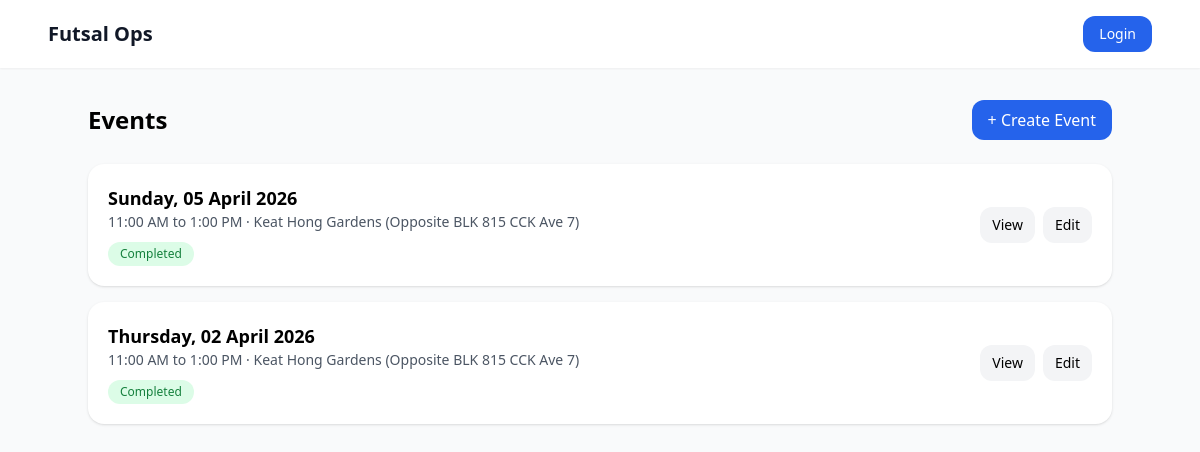
Page /events/ on the earlier database version.
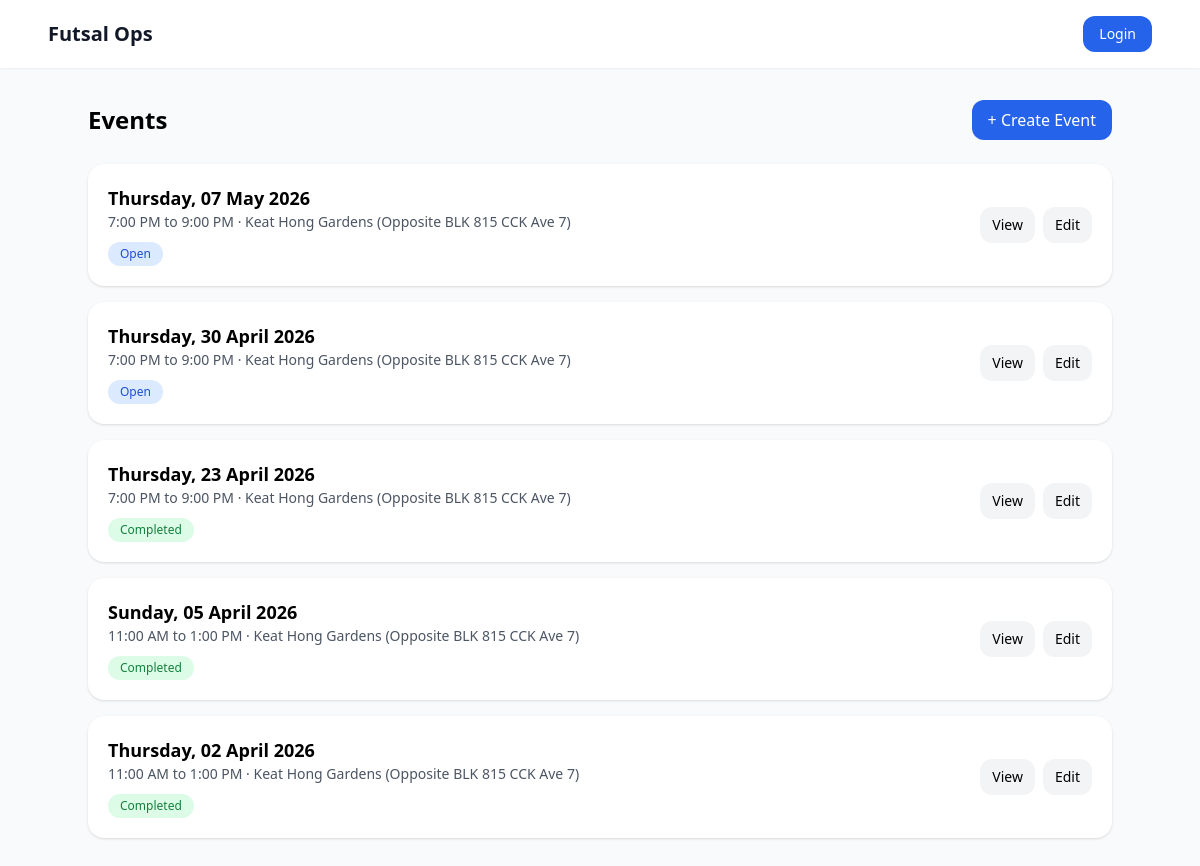
Same page on the later database version.
### events/models.py (models this page shows, shortened)
class Event(models.Model):
    STATUS_DRAFT = "draft"
    STATUS_OPEN = "open"
    STATUS_FINALIZED = "finalized"
    STATUS_COMPLETED = "completed"
    STATUS_CANCELLED = "cancelled"
    STATUS_CHOICES = [
        (STATUS_DRAFT, "Draft"),
        (STATUS_OPEN, "Open"),
        (STATUS_FINALIZED, "Finalized"),
        (STATUS_COMPLETED, "Completed"),
        (STATUS_CANCELLED, "Cancelled"),
    ]
    registration_token = models.UUIDField(
        default=uuid.uuid4,
        unique=True,
        editable=False,
    )
    title = models.CharField(max_length=255)
    start_datetime = models.DateTimeField()
    end_datetime = models.DateTimeField()
    location = models.CharField(max_length=255)
    amount_payable = models.DecimalField(max_digits=8, decimal_places=2)
    playing_slots = models.PositiveIntegerField(default=15)
    waiting_slots = models.PositiveIntegerField(default=5)
    backup_slots = models.PositiveIntegerField(default=3)
    status = models.CharField(
        max_length=20,
        choices=STATUS_CHOICES,
        default=STATUS_DRAFT,
    )
    created_by = models.ForeignKey(
        settings.AUTH_USER_MODEL,
        on_delete=models.SET_NULL,
        null=True,
        related_name="created_events",
    )
    created_at = models.DateTimeField(auto_now_add=True)
    updated_at = models.DateTimeField(auto_now=True)
    class Meta:
        ordering = ["start_datetime"]
    @property
    def weekday_display(self):
        local_start = timezone.localtime(self.start_datetime)
        return local_start.strftime("%A")
    @property
    def date_display(self):
        local_start = timezone.localtime(self.start_datetime)
        return local_start.strftime("%d %B %Y")
    @property
    def time_range_display(self):
        local_start = timezone.localtime(self.start_datetime)
        local_end = timezone.localtime(self.end_datetime)
        start = local_start.strftime("%I:%M %p").lstrip("0")
        end = local_end.strftime("%I:%M %p").lstrip("0")
        return f"{start} to {end}"
    @property
    def effective_status(self):
        from registrations.models import EventRegistration
        now = timezone.now()
        if now >= self.end_datetime:
            return "completed"
        playing_count = self.registrations.filter(
            status=EventRegistration.STATUS_PLAYING
        ).count()
        waiting_count = self.registrations.filter(
            status=EventRegistration.STATUS_WAITING
        ).count()
        if playing_count >= self.playing_slots and waiting_count >= self.waiting_slots:
            return "full"
        if playing_count >= self.playing_slots:
            return "playing_full"
        return "open"
    @property
    def effective_status_label(self):
        labels = {
            "open": "Open",
            "playing_full": "Playing Full",
            "full": "Full",
            "completed": "Completed",
        }
        return labels.get(self.effective_status, self.effective_status)

### events/views.py (the view)
# urls.py: path("", EventListView.as_view(), name="event_list"),
class EventListView(ListView):
    model = Event
    template_name = "events/list.html"
    context_object_name = "events"
    ordering = ["-start_datetime"]
    def get_context_data(self, **kwargs):
        context = super().get_context_data(**kwargs)
        context["now"] = timezone.now()
        return context

### templates/events/list.html (shortened to what this page needs)
{% extends "base.html" %}
{% block content %}
<div class="max-w-5xl mx-auto">
    <div class="flex justify-between items-center mb-6">
        <h1 class="text-2xl font-bold">Events</h1>
        <a href="{% url 'event_create' %}" class="px-4 py-2 bg-blue-600 text-white rounded-xl hover:bg-blue-700">
            + Create Event
        </a>
    </div>
    <div class="space-y-4">
        {% for event in events %}
        <div class="bg-white p-5 rounded-2xl shadow flex justify-between items-center">
            <div>
                <div class="font-semibold text-lg">
                    {{ event.weekday_display }}, {{ event.date_display }}
                </div>
                <div class="text-sm text-gray-600">
                    {{ event.time_range_display }} · {{ event.location }}
                </div>
                <div class="mt-2">
                    <span class="text-xs px-3 py-1 rounded-full inline-block
                        {% if event.effective_status == 'completed' %}
                            bg-green-100 text-green-700
                        {% elif event.effective_status == 'full' %}
                            bg-red-100 text-red-700
                        {% elif event.effective_status == 'playing_full' %}
                            bg-yellow-100 text-yellow-700
                        {% elif event.effective_status == 'cancelled' %}
                            bg-gray-200 text-gray-700
                        {% else %}
                            bg-blue-100 text-blue-700
                        {% endif %}
                    ">
                       {{ event.effective_status_label }}
                    </span>
                </div>
            </div>
            <div class="flex gap-2">
                <a href="{% url 'event_detail' event.id %}"
                   class="px-3 py-2 text-sm bg-gray-100 rounded-xl hover:bg-gray-200">
                    View
                </a>
                <a href="{% url 'event_edit' event.id %}"
                   class="px-3 py-2 text-sm bg-gray-100 rounded-xl hover:bg-gray-200">
                    Edit
                </a>
            </div>
        </div>
        {% empty %}
        <div class="bg-white p-6 rounded-2xl shadow text-gray-500 text-center">
            No events yet
        </div>
        {% endfor %}
    </div>
</div>
{% endblock %}

### templates/base.html (shortened to what this page needs)
<!DOCTYPE html>
<html>
<head>
    <script src="https://cdn.tailwindcss.com"></script>
</head>
<body class="bg-gray-50 min-h-screen">
    <header class="bg-white shadow-sm">
        <div class="max-w-6xl mx-auto px-6 py-4 flex items-center justify-between">
            <a href="/" class="text-xl font-bold text-gray-900">Futsal Ops</a>
            <div class="flex items-center gap-4">
                {% if request.user.is_authenticated %}
                    <span class="text-sm text-gray-600">{{ request.user.username }}</span>
                    <form method="post" action="/logout/">
                        {% csrf_token %}
                        <button type="submit" class="text-sm px-4 py-2 rounded-xl bg-red-600 text-white hover:bg-red-700">
                            Logout
                        </button>
                    </form>
                {% else %}
                    <a href="/login/" class="text-sm px-4 py-2 rounded-xl bg-blue-600 text-white hover:bg-blue-700">
                        Login
                    </a>
                {% endif %}
            </div>
        </div>
    </header>
    <main class="max-w-6xl mx-auto px-6 py-8">
        {% block content %}{% endblock %}
    </main>
</body>
</html>

Differences in the rows shown:
added Event: weekday_display "Thursday", date_display "07 May 2026", time_range_display "7:00 PM to 9:00 PM", location "Keat Hong Gardens (Opposite BLK 815 CCK Ave 7)", effective_status_label "Open"
added Event: weekday_display "Thursday", date_display "30 April 2026", time_range_display "7:00 PM to 9:00 PM", location "Keat Hong Gardens (Opposite BLK 815 CCK Ave 7)", effective_status_label "Open"
added Event: weekday_display "Thursday", date_display "23 April 2026", time_range_display "7:00 PM to 9:00 PM", location "Keat Hong Gardens (Opposite BLK 815 CCK Ave 7)", effective_status_label "Completed"
